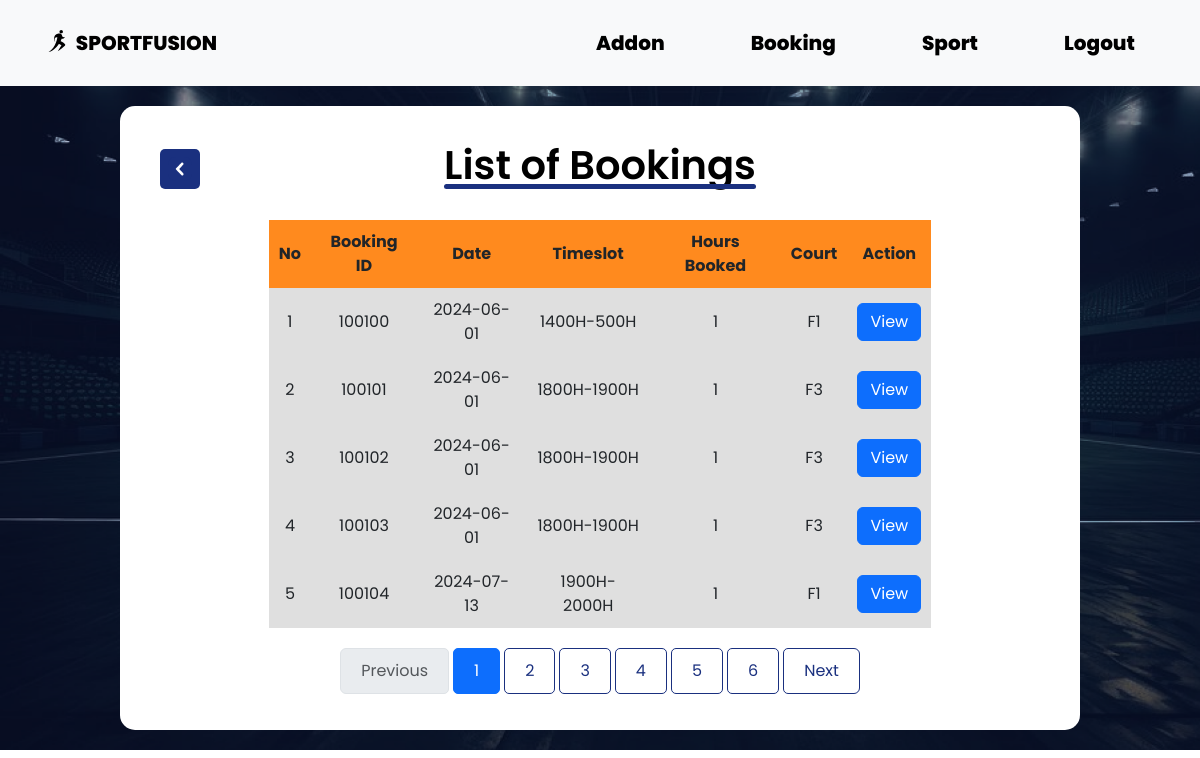
Page /adminViewBooking.php (signed in) on the committed database.
### tables this page shows
CREATE TABLE `booking` (
  `BOOKINGID` int NOT NULL,
  `BOOKINGDATE` date NOT NULL,
  `TIMESLOT` varchar(11) NOT NULL,
  `HOURSBOOKED` varchar(11) NOT NULL,
  `ADMINID` int DEFAULT NULL,
  `FACID` varchar(30) DEFAULT NULL,
  `CUSTID` int DEFAULT NULL
);

### adminViewBooking.php (the view, shortened to what this page needs)
<!DOCTYPE html>
<?php
require_once('config.php');
$page = isset($_GET['page']) ? (int)$_GET['page'] : 1;
$records_per_page = 5;
$offset = ($page - 1) * $records_per_page;
$total_records_sql = "SELECT COUNT(*) as total FROM BOOKING";
$total_records_stmt = $conn->prepare($total_records_sql);
$total_records_stmt->execute();
$total_records_result = $total_records_stmt->get_result();
$total_records = $total_records_result->fetch_assoc()['total'];
$total_pages = ceil($total_records / $records_per_page);
$sql = "SELECT * FROM BOOKING LIMIT ? OFFSET ?";
$stmt = $conn->prepare($sql);
$stmt->bind_param("ii", $records_per_page, $offset);
$stmt->execute();
$result = $stmt->get_result();
?>
<html lang="en">
<head>
    <link rel="stylesheet" href="css/bootstrap.min.css">
    <link rel="stylesheet" href="style.css">
</head>
<body>
    <header>
        <nav class="navbar navbar-expand-lg navbar-light bg-light">
            <div class="container-fluid">
                <a class="navbar-brand" href="homeAdmin.php">
                    <img src="resource/logo.svg" alt="Logo" width="30" height="24" class="d-inline-block align-text-top">
                    SPORTFUSION
                </a>
                <div class="collapse navbar-collapse" id="navbarNav">
                    <ul class="navbar-nav ms-auto">
                        <li class="nav-item">
                            <a class="nav-link" href="adminViewAddon.php">Addon</a>
                        </li>
                        <li class="nav-item">
                            <a class="nav-link" href="adminViewBooking.php">Booking</a>
                        </li>
                        <li class="nav-item">
                            <a class="nav-link" href="adminViewSport.php">Sport</a>
                        </li>
                        <li class="nav-item">
                            <a class="nav-link" href="logout.php">Logout</a>
                        </li>
                    </ul>
                </div>
            </div>
        </nav>
    </header>
    <div class="container">
        <div class="title">
            <a href="homeAdmin.php" class="back-button">
                <img src="resource/backButton.svg" alt="Back">
            </a>
            <h1>List of Bookings</h1>
        </div>
        <div class="content">
            <table>
                <tr class="header">
                    <th>No</th>
                    <th>Booking ID</th>
                    <th>Date</th>
                    <th>Timeslot</th>
                    <th>Hours Booked</th>
                    <th>Court</th>
                    <th>Action</th>
                </tr>
                <?php
                if ($result->num_rows > 0) {
                    $counter = 1 + $offset;
                    while ($row = $result->fetch_assoc()) {
                        echo "<tr class='info'>";
                        echo "<td>" . $counter . "</td>";
                        echo "<td>" . $row['BOOKINGID'] . "</td>";
                        echo "<td>" . $row['BOOKINGDATE'] . "</td>";
                        echo "<td>" . $row['TIMESLOT'] . "</td>";
                        echo "<td>" . $row['HOURSBOOKED'] . "</td>";
                        echo "<td>" . $row['FACID'] . "</td>";
                ?>
                        <td>
                            <a href="adminViewBookingDetail.php?viewID=<?php echo $row['BOOKINGID']; ?>" class="btn btn-primary">View</a>
                        </td>
                <?php
                        echo "</tr>";
                        $counter++;
                    }
                } else {
                    echo "<tr><td colspan='6'>No bookings found</td></tr>";
                }
                ?>
            </table>
            <nav aria-label="Page navigation">
                <ul class="pagination justify-content-center">
                    <li class="page-item <?php if ($page <= 1) echo 'disabled'; ?>">
                        <a class="page-link" href="?page=<?php echo $page - 1; ?>">Previous</a>
                    </li>
                    <?php for ($i = 1; $i <= $total_pages; $i++) { ?>
                        <li class="page-item <?php if ($page == $i) echo 'active'; ?>">
                            <a class="page-link" href="?page=<?php echo $i; ?>"><?php echo $i; ?></a>
                        </li>
                    <?php } ?>
                    <li class="page-item <?php if ($page >= $total_pages) echo 'disabled'; ?>">
                        <a class="page-link" href="?page=<?php echo $page + 1; ?>">Next</a>
                    </li>
                </ul>
            </nav>
        </div>
    </div>
</body>
</html>

### style.css (style rules this page uses)
* { margin: 0; padding: 0; box-sizing: border-box; font-family: "Poppins", Arial, Helvetica, sans-serif; }
body { background: url(resource/bgRsc.png); background-size: cover; background-repeat: no-repeat; }
header { display: flex; justify-content: flex-end; align-items: center; }
.navbar { display: flex; justify-content: space-between; align-items: center; padding: 10px; width: 100%; background-color: #ffffff; }
.navbar ul { list-style: none; display: flex; margin-right: 20px; }
.navbar ul li { margin-left: 20px; }
.navbar ul li { text-decoration: none; color: #ffffff; font-weight: 600; padding: 10px 15px; border-radius: 5px; }
.navbar a { font-size: 20px; color: #000000; text-decoration: none; font-weight: 800; position: relative; margin-left: 20px; }
.navbar a::after { content: ""; display: block; height: 4px; border-radius: 15px; width: 100%; background-color: #FF8A1E; transform: scaleX(0); transform-origin: left; transition: transform 0.2s ease; position: absolute; bottom: -3px; left: -5px; }
.title { color: #ffffff; font-size: 35px; font-style: normal; font-weight: 700; line-height: normal; margin-bottom: 8px; }

### adminViewBooking.php (style rules this page uses)
.container { background-color: #fff; width: 80%; margin: 20px auto; border-radius: 15px; padding: 20px; display: flex; flex-direction: column; justify-content: center; align-items: center; }
.title { padding: 15px; width: 100%; display: flex; align-items: center; justify-content: center; position: relative; }
.title h1 { display: inline-block; position: relative; font-family: 'Poppins'; font-weight: 600; color: #000; }
.title h1::after { content: ''; position: absolute; left: 0; bottom: 0; width: 100%; height: 5px; background: #1A307F; border-radius: 3px; }
.content { width: 90%; }
.content table { width: 80%; text-align: center; margin: 0 auto; padding: 10px; }
.content th, .content td { padding: 10px; }
.content .header { background-color: #FF8A1E; }
.content .info { background-color: #dfdfdf; }
.back-button { display: flex; align-items: center; justify-content: center; width: 40px; height: 40px; background-color: #1A307F; color: #ffffff; border-radius: 5px; transition: background-color 0.2s; margin-right: 10px; position: absolute; left: 20px; top: 50%; transform: translateY(-50%); }
.pagination { display: flex; justify-content: center; margin-top: 20px; }
.pagination a { color: #1A307F; padding: 10px 20px; text-decoration: none; transition: background-color 0.3s; margin: 0 5px; border: 1px solid #1A307F; border-radius: 5px; }
.pagination { margin-top: 20px; }

### rows in the picture
booking: BOOKINGID "100100", BOOKINGDATE "2024-06-01", TIMESLOT "1400H-500H", HOURSBOOKED "1", FACID "F1"
booking: BOOKINGID "100101", BOOKINGDATE "2024-06-01", TIMESLOT "1800H-1900H", HOURSBOOKED "1", FACID "F3"
booking: BOOKINGID "100102", BOOKINGDATE "2024-06-01", TIMESLOT "1800H-1900H", HOURSBOOKED "1", FACID "F3"
booking: BOOKINGID "100103", BOOKINGDATE "2024-06-01", TIMESLOT "1800H-1900H", HOURSBOOKED "1", FACID "F3"
booking: BOOKINGID "100104", BOOKINGDATE "2024-07-13", TIMESLOT "1900H-2000H", HOURSBOOKED "1", FACID "F1"
